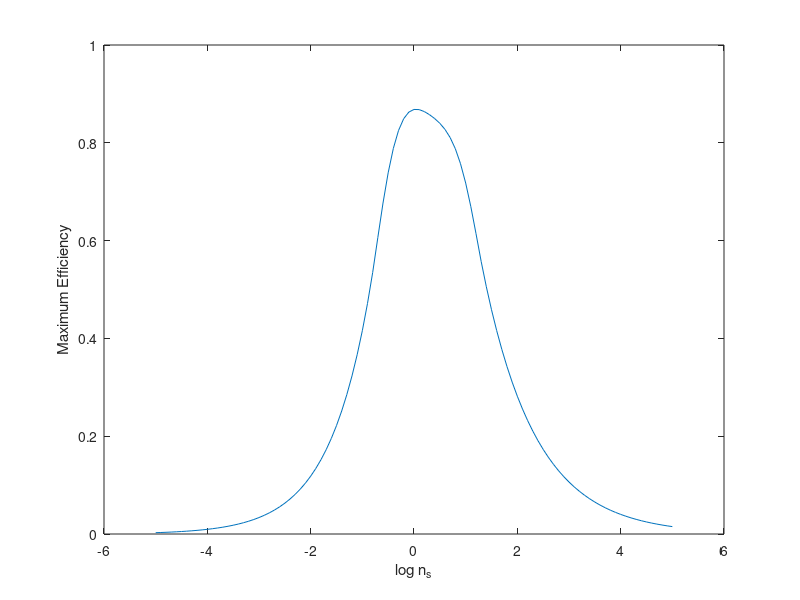

This chart was generated by the following MATLAB code:
logns=-5:0.1:5;

for i=1:length(logns)
    if logns(i)>1.3
        eff_max(i)=1.979*0.3773^logns(i);
    elseif logns(i)<-0.8
        eff_max(i)=1.462*3.516^logns(i);
    else
        eff_max(i)=0.868229+0.0215138*logns(i)-0.286446*logns(i)^2+0.385698*logns(i)^3-0.15606*logns(i)^4-0.268875*logns(i)^5+0.153681*logns(i)^6;
    end
end

% for i=1:length(logns)
%     if logns(i)>1.3
%         x1=1.3;
%         slope=0.0215138-2*0.286446*x1+3*0.385698*x1^2-4*0.15606*x1^3-5*0.268875*x1^4+6*0.153681*x1^5;
%         y1=0.868229+0.0215138*x1-0.286446*x1^2+0.385698*x1^3-0.15606*x1^4-0.268875*x1^5+0.153681*x1^6;
%         eff_max(i)=slope*(logns(i)-x1)+y1;
%     elseif logns(i)<-0.8
%         x1=-0.8;
%         slope=0.0215138-2*0.286446*x1+3*0.385698*x1^2-4*0.15606*x1^3-5*0.268875*x1^4+6*0.153681*x1^5;
%         y1=0.868229+0.0215138*x1-0.286446*x1^2+0.385698*x1^3-0.15606*x1^4-0.268875*x1^5+0.153681*x1^6;
%         eff_max(i)=slope*(logns(i)-x1)+y1;
%     else
%         eff_max(i)=0.868229+0.0215138*logns(i)-0.286446*logns(i)^2+0.385698*logns(i)^3-0.15606*logns(i)^4-0.268875*logns(i)^5+0.153681*logns(i)^6;
%     end
% end


plot(logns,eff_max)
xlabel('log n_s')
ylabel('Maximum Efficiency')